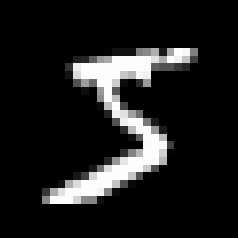
#> input picture images/test.png, 238 x 238 px, found by its file name
$ python test3.py
#> lines starting #> are read from the running program, lines starting #| are printed output that depends on the picture; after the words box and inside, x2 and y2 are one past the last pixel; in counts of white or black regions, pixels touching at a corner belong together
import cv2
import numpy as np


def preprocess_image(image_path):
    # Попытка открыть изображение с помощью OpenCV
    image = cv2.imread(image_path, cv2.IMREAD_GRAYSCALE)
#> image is the input picture: shape (238, 238); min 0, max 255, mean 29.5

    if image is None or image.size == 0:
        # Если изображение не было успешно открыто или оно пусто, вернуть None
        return None

    # Изменяем размер изображения на 28x28 пикселей (стандартный размер MNIST)
    image = cv2.resize(image, (28, 28))
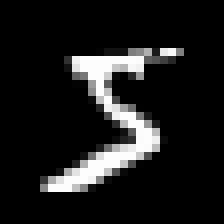
#> image: shape (28, 28) (shown 8 times larger); min 0, max 253, mean 27.8

    # Инвертируем цвета (черное на белом вместо белого на черном)
    image = 255 - image
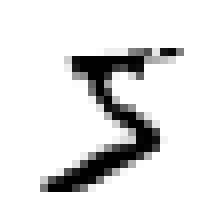
#> image: shape (28, 28) (shown 8 times larger); min 2, max 255, mean 227.2

    # Бинаризуем изображение, преобразуя все пиксели в черный (0) или белый (1)
    threshold = 128  # Задаем порог бинаризации
    image = (image > threshold).astype(np.uint8)
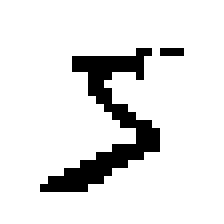
#> image: shape (28, 28) (shown 8 times larger); values 0 (black) and 1 (white), 88.9% white; black in thin lines or dots, all inside (x1, y1, x2, y2) = (5, 6, 23, 24)

    # Нормализуем значения пикселей к диапазону [0, 1]
    image = image.astype(np.float32) / 255.0

    # Разворачиваем изображение в одномерный массив размером 28x28=784
    image = image.reshape(784)
#> image = 784 values, max 0.00392 at index 0, min 0 at index 185, mean 0.00349

    return image


# Пример использования функции preprocess_image
image_path = r'D:\Projects\mnist_service_test\images\test.png'  # Замените на путь к вашему изображению
mnist_data = preprocess_image(image_path)
#> mnist_data has the same summary as image in preprocess_image

if mnist_data is not None:
    # Вы можете продолжить обработку данных, если изображение успешно преобразовано
    pass
else:
    print("Ошибка: Не удалось загрузить или обработать изображение.")
